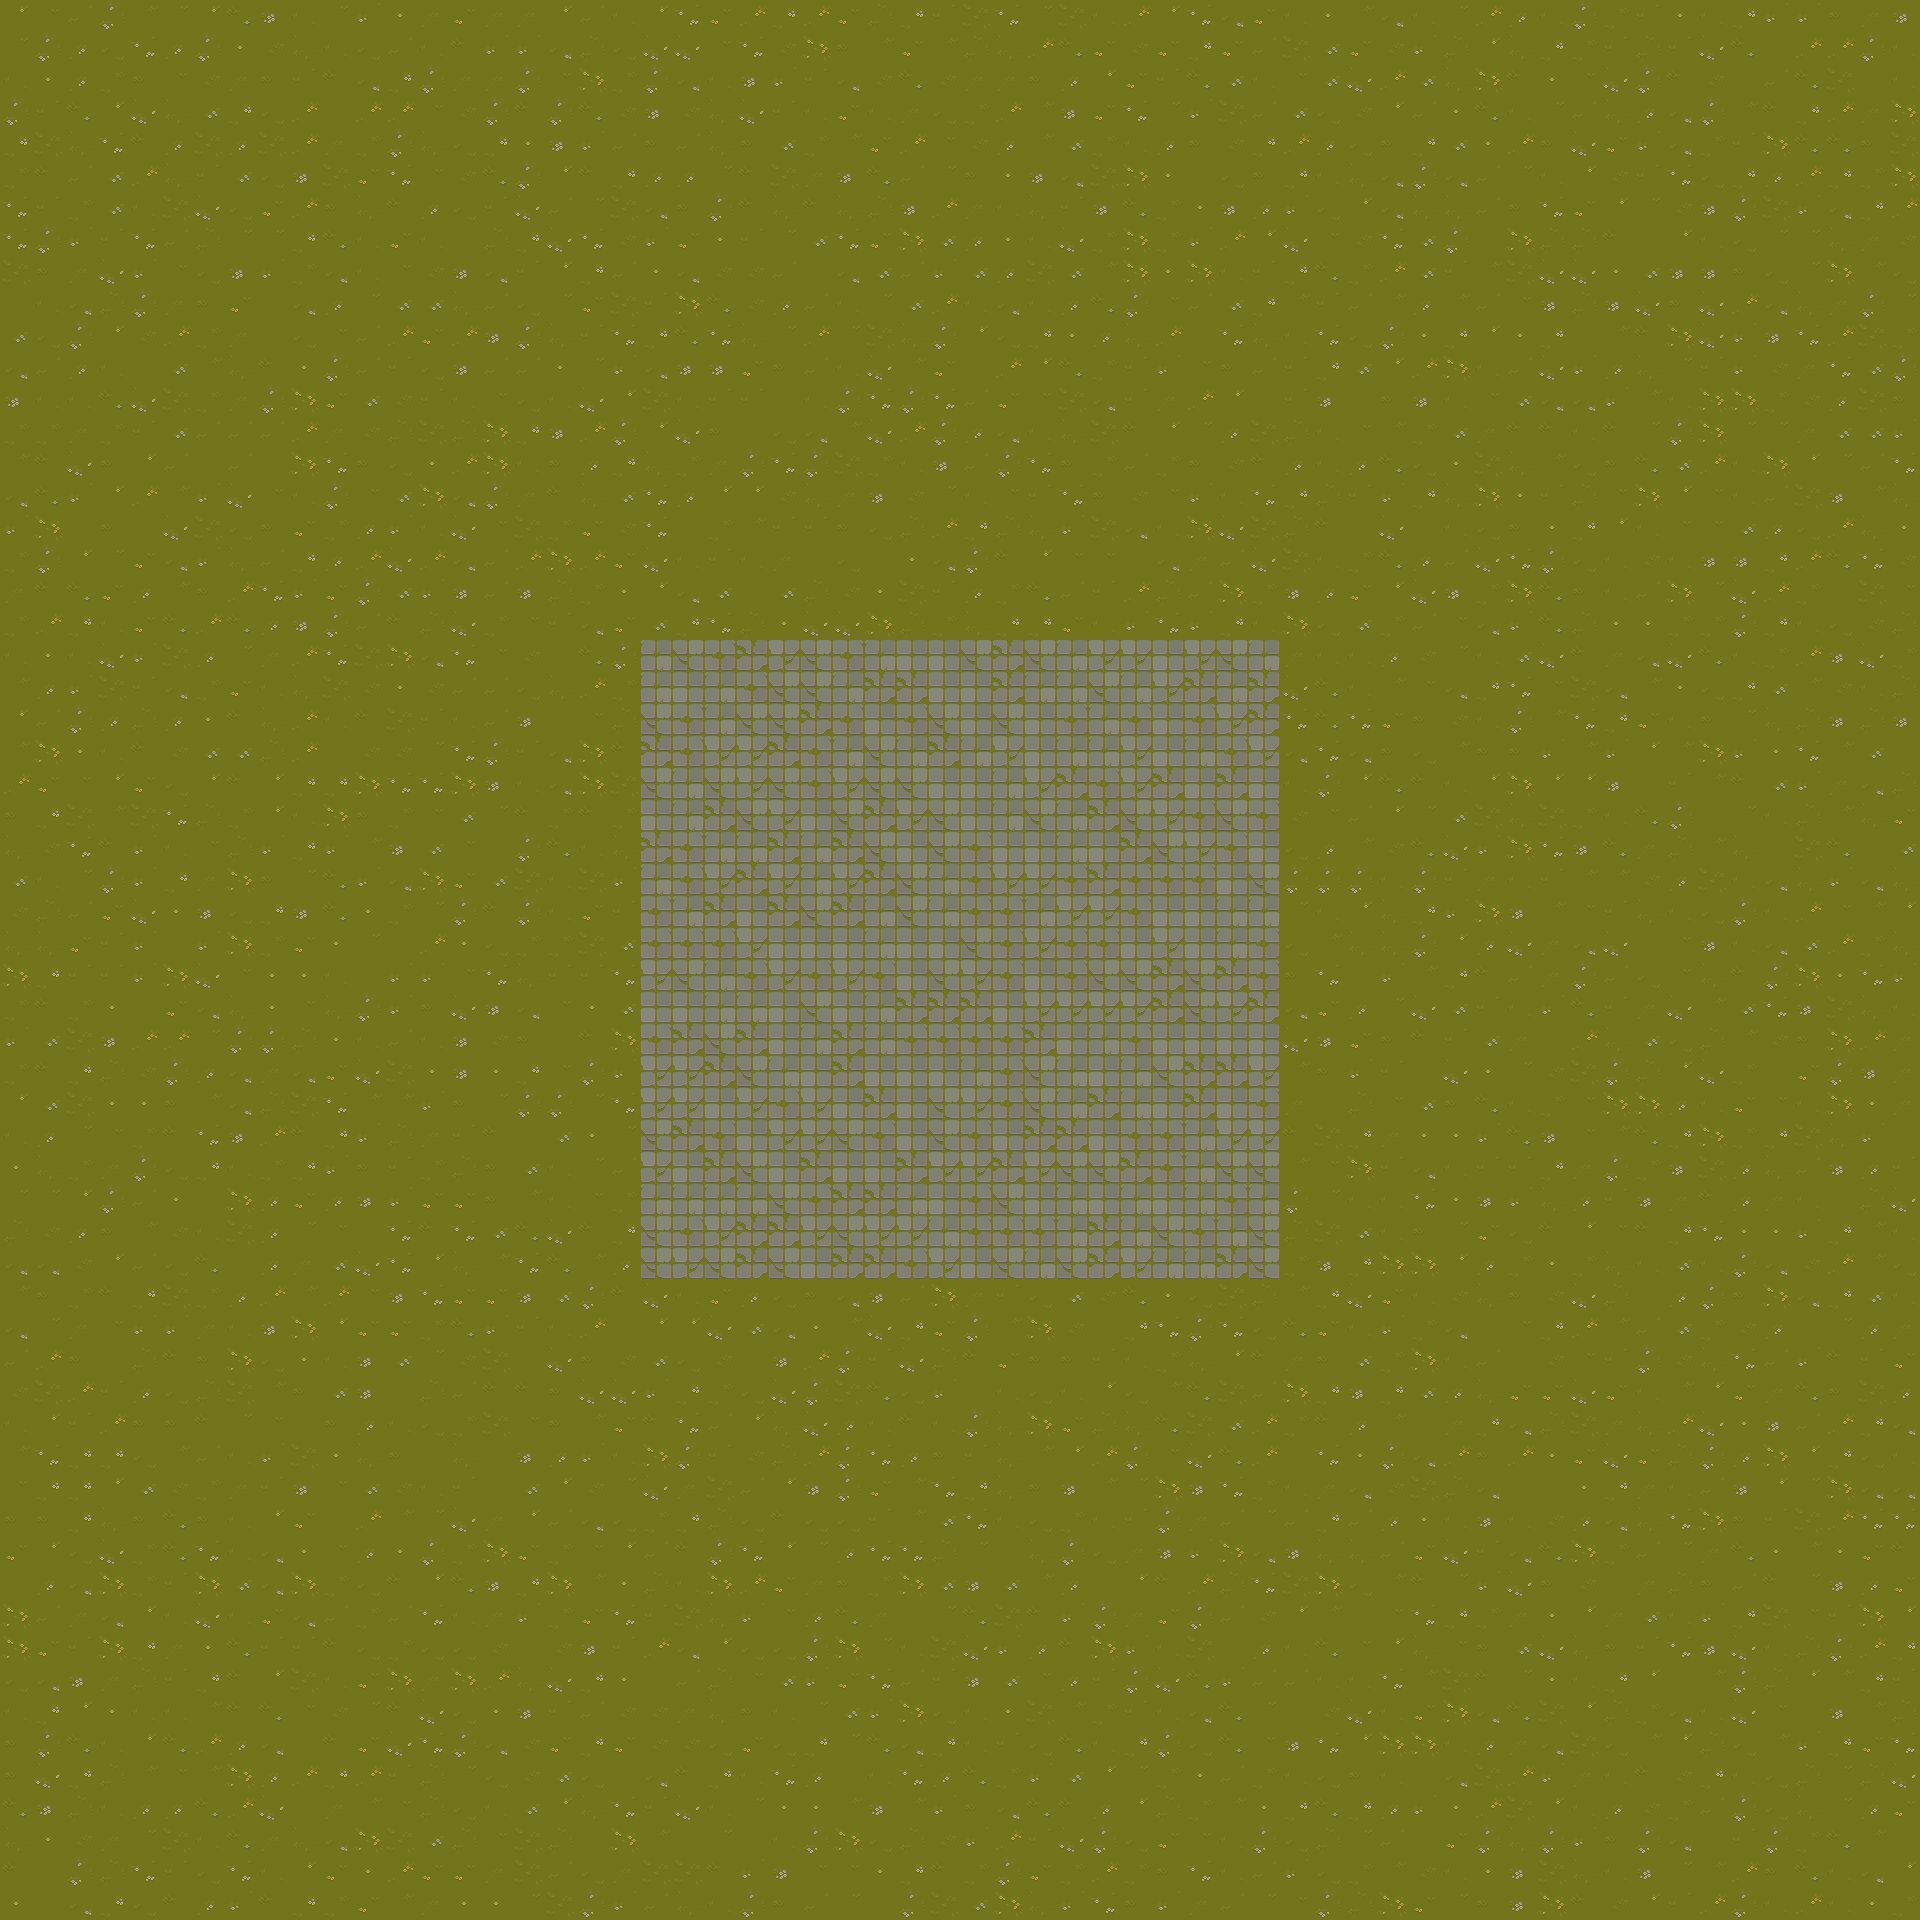

Tiled map render using the project's own tile images. Description and the map definition, with tile-layer contents summarised, below:
An orthogonal 60x60 tile map with 32x32 px tiles, 1 tile layer (Tile Layer 1), 6 tilesets.

<map version="1.10" tiledversion="1.12.2" orientation="orthogonal" renderorder="right-down" width="60" height="60" tilewidth="32" tileheight="32" infinite="0" nextlayerid="4" nextobjectid="1">
 <editorsettings>
  <export target="../../../임시 맵/BackGround_grass.csv" format="csv" />
 </editorsettings>
 <tileset firstgid="1" source="../../../Pixel_Art_Top_Down/Texture/TileSet/TX Plant with Shadow.tsx" />
 <tileset firstgid="257" source="../../../Pixel_Art_Top_Down/Texture/TileSet/TX Props with Shadow.tsx" />
 <tileset firstgid="513" source="../../../Pixel_Art_Top_Down/Texture/TileSet/TX Struct.tsx" />
 <tileset firstgid="769" source="../../../Pixel_Art_Top_Down/Texture/TileSet/TX Tileset Grass.tsx" />
 <tileset firstgid="833" source="../../../Pixel_Art_Top_Down/Texture/TileSet/TX Tileset Stone Ground.tsx" />
 <tileset firstgid="897" source="../../../Pixel_Art_Top_Down/Texture/TileSet/TX Tileset Wall.tsx" />
 <layer id="1" name="Tile Layer 1" width="60" height="60">
  <data>[3600 cells, 3600 non-empty, 38 distinct tile ids]</data>
 </layer>
</map>
